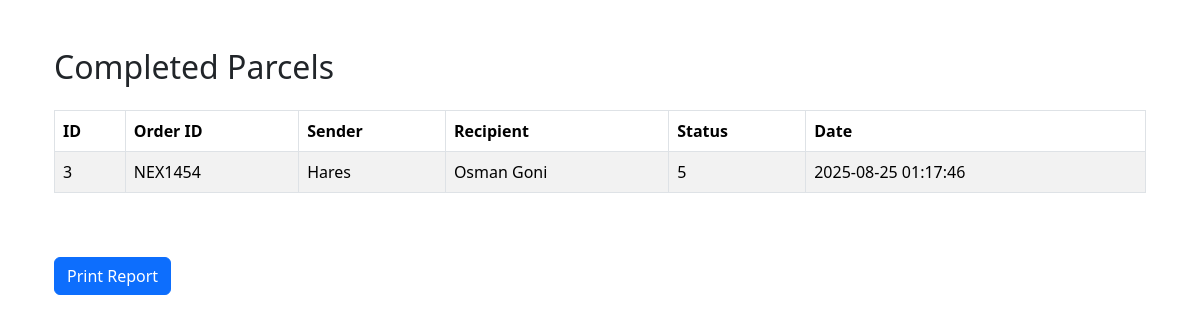
The app's page /admin/pages/reports/completed_parcels.php with its own data.
### tables this page shows
CREATE TABLE `parcels` (
  `id` int(11) NOT NULL,
  `order_id` varchar(20) NOT NULL,
  `created_by` int(11) NOT NULL,
  `sender_name` varchar(100) NOT NULL,
  `sender_address` varchar(200) NOT NULL,
  `sender_contact` varchar(50) NOT NULL,
  `sender_nid` varchar(20) NOT NULL,
  `recipient_name` varchar(100) NOT NULL,
  `recipient_add` varchar(200) NOT NULL,
  `recipient_contact` varchar(50) NOT NULL,
  `from_br_id` int(10) NOT NULL,
  `to_br_id` int(10) NOT NULL,
  `weight` decimal(20,3) NOT NULL,
  `risk_type` varchar(50) NOT NULL,
  `price` int(10) NOT NULL,
  `status_id` int(100) NOT NULL COMMENT '1 = Accepted by courier,\r\n2 = In transit,\r\n3 = Arrived at destination,\r\n4 = Ready for delivery,\r\n5 = Delivered,\r\n6 = Delivery unsuccessful',
  `created_at` timestamp NOT NULL DEFAULT current_timestamp()
);

### admin/pages/reports/completed_parcels.php (the view, shortened to what this page needs)
<?php
require_once("../../configs/config.php");
?>
<!DOCTYPE html>
<html lang="en">
<head>
  <link href="https://cdn.jsdelivr.net/npm/bootstrap@5.3.7/dist/css/bootstrap.min.css" rel="stylesheet">
  <link rel="stylesheet" href="https://cdn.jsdelivr.net/npm/bootstrap-icons@1.11.3/font/bootstrap-icons.min.css">
</head>
<body class="hold-transition sidebar-mini">
  <div class="wrapper container mt-5">
    <div class="content-wrapper">
      <div class="content-header">
        <div class="container-fluid">
          <h2 class="mb-4">Completed Parcels</h2>
          <table class="table table-bordered table-striped">
            <thead>
              <tr>
                <th>ID</th>
                <th>Order ID</th>
                <th>Sender</th>
                <th>Recipient</th>
                <th>Status</th>
                <th>Date</th>
              </tr>
            </thead>
            <tbody>
              <?php
              $sql = "SELECT * FROM parcels WHERE status_id = 5 ORDER BY created_at DESC";
              $result = mysqli_query($conn, $sql);
              while ($row = mysqli_fetch_assoc($result)) {
                echo "<tr>
                          <td>{$row['id']}</td>
                          <td>{$row['order_id']}</td>
                          <td>{$row['sender_name']}</td>
                          <td>{$row['recipient_name']}</td>
                          <td>{$row['status_id']}</td>
                          <td>{$row['created_at']}</td>
                        </tr>";
              }
              ?>
            </tbody>
          </table>
          <button class="btn btn-primary mb-3 mt-5" onclick="window.print()">Print Report</button>
        </div>
      </div>
    </div>
  </div>
</body>
</html>

### records on screen
parcels: id "3", order "NEX1454", sender_name "Hares", recipient_name "Osman Goni", status "5", created_at "2025-08-25 01:17:46"
